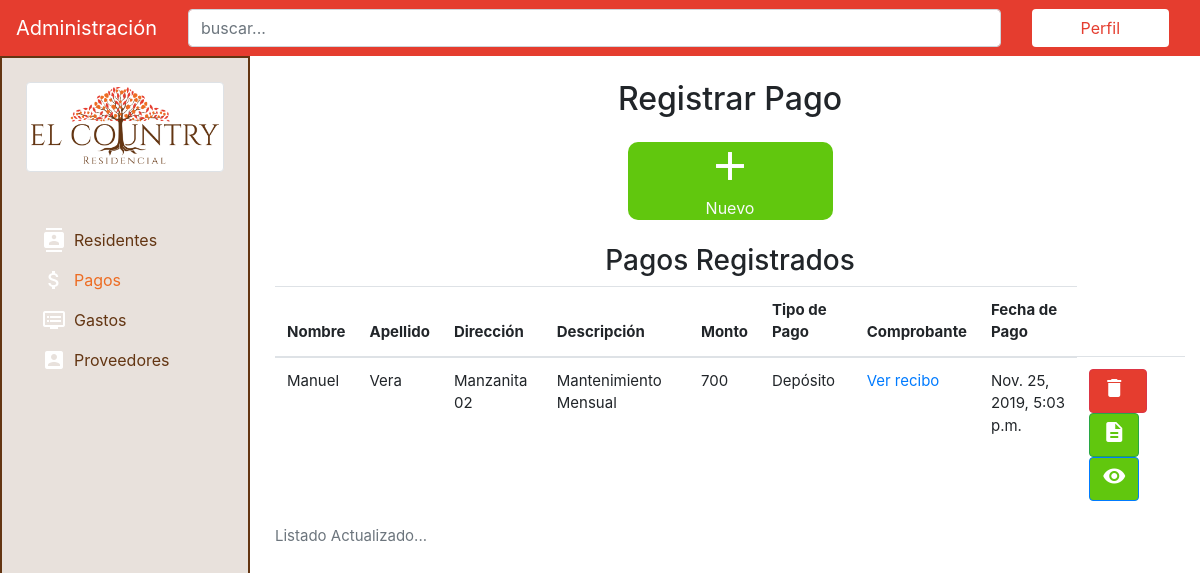
Before: /payments/ with the older database file.
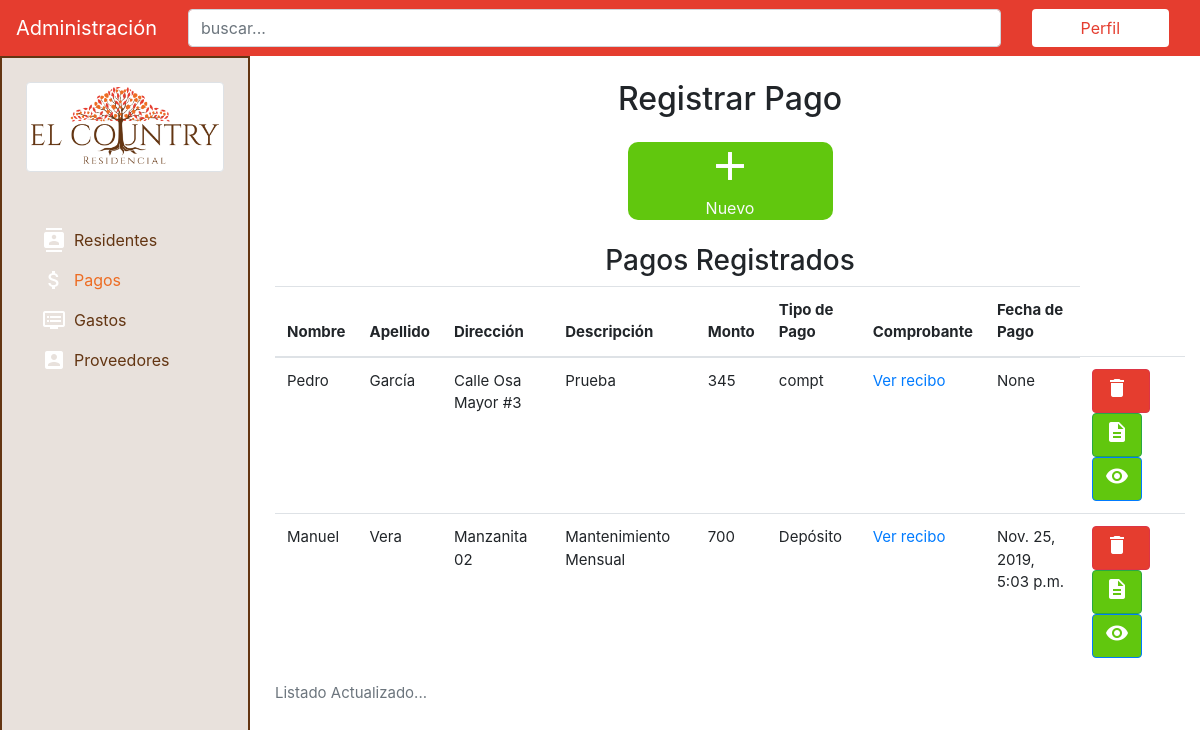
After: the same page with the newer database file.
### payments/models.py (models this page shows, shortened)
class Payments(models.Model):
    name = models.CharField(max_length=50, verbose_name="nombre")
    lastname = models.CharField(max_length=50, verbose_name="apellido")
    address = models.CharField(max_length=100, verbose_name="dirección")
    description = models.CharField(max_length=200, verbose_name="Descripción del Pago")
    amount = models.IntegerField(verbose_name="monto del pago")
    type_of_payment = models.CharField(max_length=50, verbose_name="tipo de pago")
    proof_of_payment = models.ImageField(upload_to='payments', verbose_name="Comprobante de Pago")
    date_of_payment = models.DateTimeField(verbose_name="fecha de pago")
    class Meta:
        verbose_name = "Pago"
        verbose_name_plural = "Pagos"
        ordering = ['-date_of_payment']

### payments/views.py (the view)
# urls.py: path('', views.payments_list, name='payments'),
def payments_list(request):
    payments_listed = Payments.objects.all()
    context = {
        'payments_listed' : payments_listed,
    }
    return render(request, 'payments/payments.html', context)

### payments/templates/payments/payments.html
{% extends 'core/base.html' %}{%block title%}Proveedores{% endblock %}{% block content %}
<main class="pt-4">
    <div class="container">
        <h2 class="text-center mb-4">Registrar Pago</h2>
        <div class="row text-center panel justify-content-center align-middle">
            <div class="col-lg-3 col-md-6 col-12">
                <div class="boton bg-success d-flex align-items-center justify-content-center">
                    <a href="{% url 'add-payment' %}" class="text-light">
                        <i class="material-icons">add</i>
                        <p class="m-0">Nuevo</p>
                    </a>
                </div>
            </div>
        </div>
        <h3 class="text-center mt-4">Pagos Registrados</h3>
        <table class="table">
            <caption>Listado Actualizado...</caption>
            <thead>
                <tr>
                    <th scope="col">Nombre</th>
                    <th scope="col">Apellido</th>
                    <th scope="col">Dirección</th>
                    <th scope="col">Descripción</th>
                    <th scope="col">Monto</th>
                    <th scope="col">Tipo de Pago</th>
                    <th scope="col">Comprobante</th>
                    <th scope="col">Fecha de Pago</th>
                </tr>
            </thead>
            <tbody>
            {% if payments_listed %} {% for payment in payments_listed %}
                <tr>
                    <td>{{ payment.name}}</td>
                    <td>{{ payment.lastname}}</td>
                    <td>{{ payment.address}}</td>
                    <td>{{ payment.description}}</td>
                    <td>{{ payment.amount}}</td>
                    <td>{{ payment.type_of_payment}}</td>
                    <td><a href="{{ payment.proof_of_payment.url }}" class="">Ver recibo</a></td>
                    <td> {{ payment.date_of_payment }}</td>
                    <td>
                        <a href="#" class="btn btn-danger"><i class="material-icons mr-2">delete</i></a>
                        <a href="#" class="btn btn-success"><i class="material-icons">description</i></a>
                        <a href="#" class="btn btn-primary"><i class="material-icons">visibility</i></a>
                    </td>
                </tr>
            {% endfor %}
            {% endif %}
            </tbody>
        </table>
    </div>
</main>
{% endblock %}

Changed rows visible on the page:
added Payments: name "Pedro", lastname "García", address "Calle Osa Mayor #3", description "Prueba", amount "345", type_of_payment "compt", date_of_payment "None"
